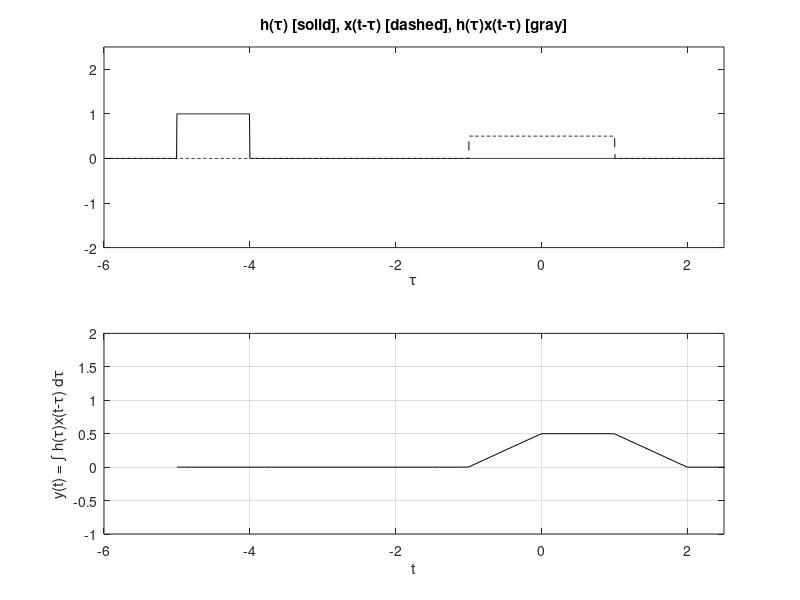

Source code (MATLAB):

% Script M-file graphically demonstrates the convolution process.
figure(1) % Create figure window and make visible on screen
u = @(t) 1.0*(t>=0);
A =0.5; B=1;
x = @(t) A*(u(t-4)-u(t-6));  %this is the convulution
h = @(t) B*(u(t+5)-u(t+4));   %this is the convulution    
dtau = 0.005; tau = -6:dtau:2.5;  %this is the convulution
ti = 0; tvec = -5:.1:5;
y = NaN*zeros(1,length(tvec)); % Pre-allocate memory
for t = tvec,
    ti = ti+1; % Time index
    xh = x(t-tau).*h(tau); lxh = length(xh);
    y(ti) = sum(xh.*dtau); % Trapezoidal approximation of convolution integral
    subplot(2,1,1),plot(tau,h(tau),'k-',tau,x(t-tau),'k--',t,0,'ok');
    axis([tau(1) tau(end) -2.0 2.5]);
    patch([tau(1:end-1);tau(1:end-1);tau(2:end);tau(2:end)],...
    [zeros(1,lxh-1);xh(1:end-1);xh(2:end);zeros(1,lxh-1)],...
    [.8 .8 .8],'edgecolor','none');
    xlabel('\tau'); title('h(\tau) [solid], x(t-\tau) [dashed], h(\tau)x(t-\tau) [gray]');
    c = get(gca,'children'); set(gca,'children',[c(2);c(3);c(4);c(1)]);
    subplot(2,1,2),plot(tvec,y,'k',tvec(ti),y(ti),'ok');
    xlabel('t'); ylabel('y(t) = \int h(\tau)x(t-\tau) d\tau');
    axis([tau(1) tau(end) -1.0 2.0]); grid;
    drawnow;
end